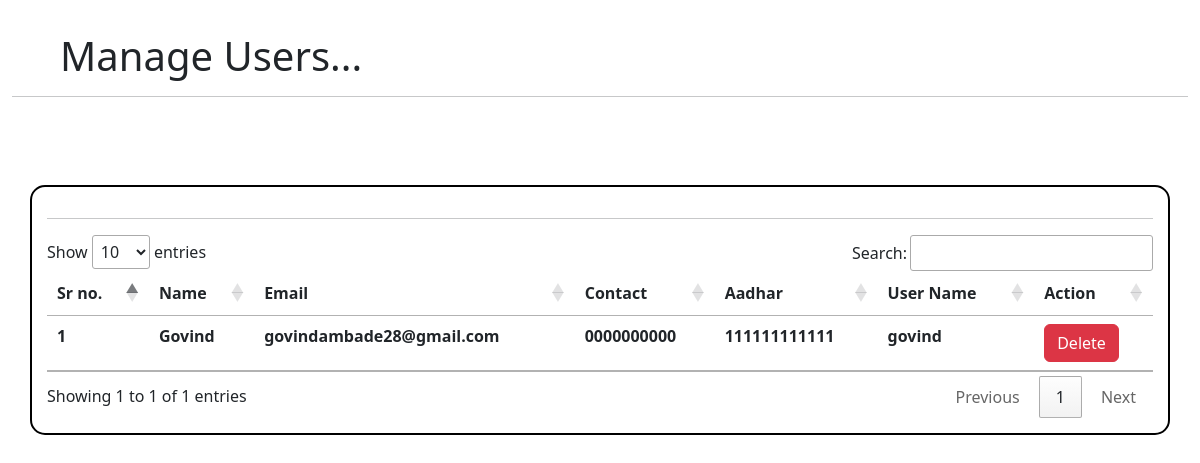
The page /user_manage.php on the database its author committed.
### tables this page shows
CREATE TABLE `users` (
  `uid` int(11) NOT NULL,
  `uname` varchar(50) NOT NULL,
  `uemail` varchar(30) NOT NULL,
  `ucontact` varchar(10) NOT NULL,
  `uaadhar` varchar(12) NOT NULL,
  `user_name` varchar(50) NOT NULL,
  `password` varchar(255) NOT NULL
);

### user_manage.php (the view, shortened to what this page needs)
<?php
require("dbconnect.php");
?>
<!doctype html>
<html lang="en">
<head>
  <link href="https://cdn.jsdelivr.net/npm/bootstrap@5.3.0-alpha1/dist/css/bootstrap.min.css" rel="stylesheet"
>
  <link rel="stylesheet" href="//cdn.datatables.net/1.13.1/css/jquery.dataTables.min.css">
</head>
<body>
    <div class="container-fluid py-4 ">
	<h1 class="ms-5 mt-2">Manage Users...</h1>
    <hr>
    </div>
    <div class="container mt-5 " style="border: 2px solid black; border-radius: 15px; padding: 15px;">
    <!-- <button type="submit" name="delete" class="btn btn-danger "><a class="text-decoration-none text-white"
                    href="user_reg.php">Add User</a></button> -->
                    <hr>
      <table class="table " id="myTable">
        <thead>
          <tr>
            <th scope="col">Sr no.</th>
            <th scope="col">Name </th>
            <th scope="col">Email </th>
            <th scope="col">Contact</th>
            <th scope="col">Aadhar</th>
            <th scope="col">User Name</th>
            <th scope="col">Action</th>
          </tr>
        </thead>
        <tbody>
          <?php
          $sr = 1;
          $sql1 = "select * from users";
          $result = mysqli_query($conn, $sql1);
          while ($row = mysqli_fetch_row($result)) {
            $id = $row[0];
            ?>
            <tr>
              <td><b><?php echo $sr ?></b></td>
              <td><b><?php echo $row[1] ?></b></td>
              <td><b><?php echo $row[2] ?></b></td>
              <td><b><?php echo $row[3] ?></b></td>
              <td><b><?php echo $row[4] ?></b></td>
              <td><b><?php echo $row[5] ?></b></td>
              <td>
                <button type="submit" name="delete" class="btn btn-danger "><a class="text-decoration-none text-white"
                    href="delete_user.php?abc=<?php echo base64_encode($id); ?>">Delete</a></button>
              </td>
            </tr>
            <?php
            $sr = $sr + 1;
          }
          ?>
        </tbody>
      </table>
    </div>
</body>
</html>

### rows shown on the page
users: uname "Govind", uemail "govindambade28@gmail.com", ucontact "0000000000", uaadhar "111111111111", user_name "govind"
